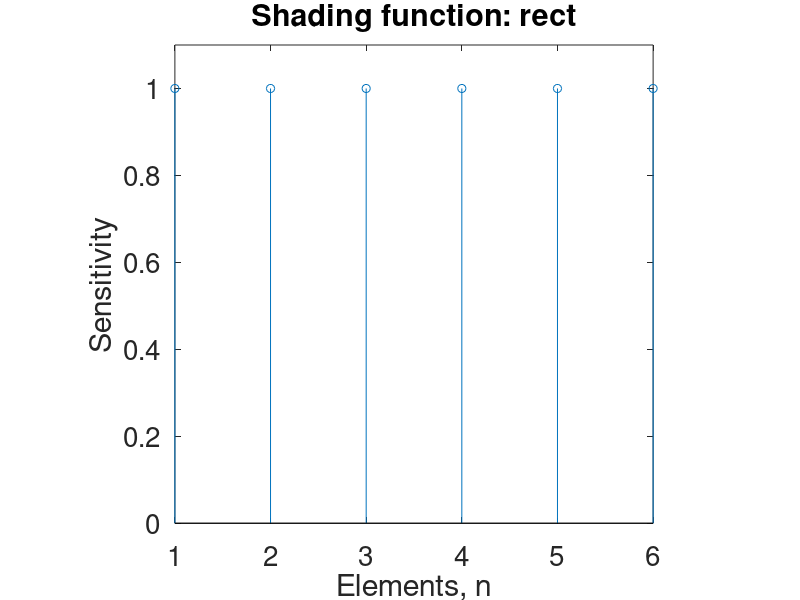
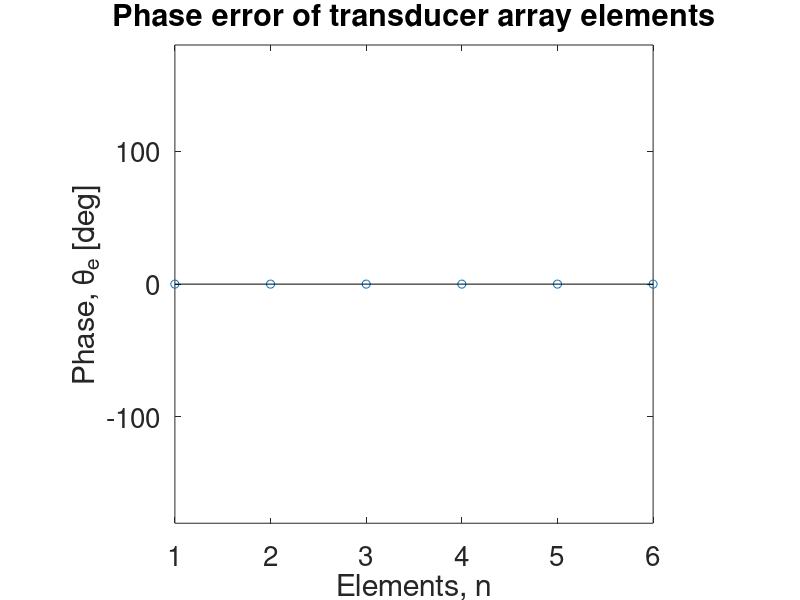
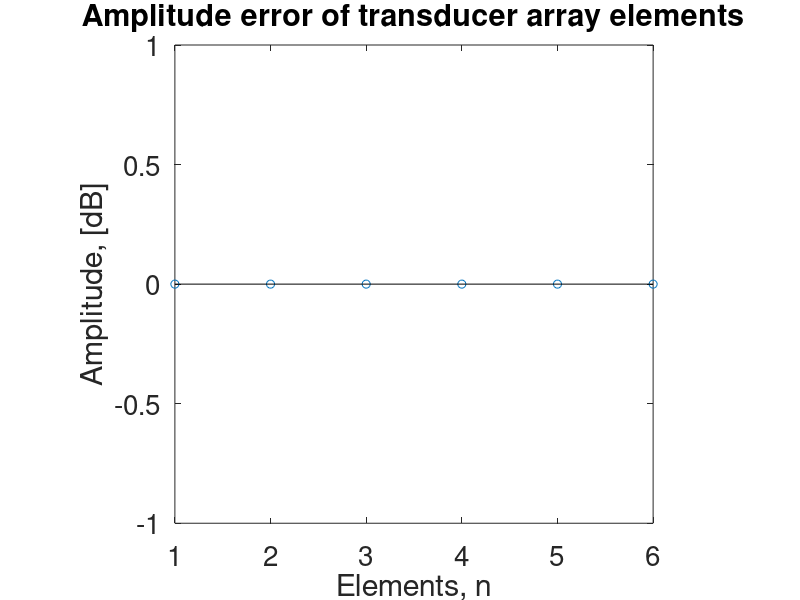
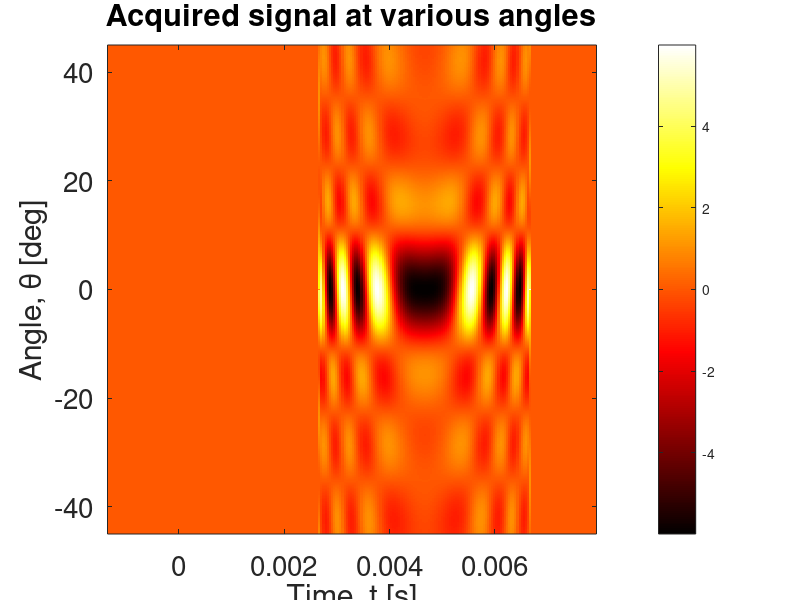

Reproduce these figures in MATLAB, in order. (Note: this script raises an error after producing the figures.)
%% TRANSDUCER DIRECTIVITY SIMULATION
% The script simulates the acquisition and processing of ultrasonic signals
% to calibrate the directivity of a single sonar transducer. A sonar
% transducer consists of 6 ceramic elements. This simulation investigates
% the effect of varying the amplitude weighting of individual elements on
% the directivity characteristics namely, the beamwidth and sidelobe levels


%% GENERAL OPTIONS
close all
clear all
clc

% Figure print options
szAxScale = 20;
szAxLabel = 20;
szAxLabel2 = 14;
figRes = '-r300';

% File output options
outpath = './';
filename = 'Radiation pattern';

% Beam pattern interpolation
beamInterp = 1;
interpFactor = 100;

% Near-field compensation option
nFieldComp = 0;

%% PULSE CONFIGURATION
c = 1500; % Speed of sound in water
fc = 420e3; %200e3;% Centre frequency in Hz
B = 5e3; % Signal bandwidth
B0 = B/2; % Baseband bandwidth
Tp = 4e-3; % Chirp pulse width
K = B0/Tp; % Chirp rate

beta = fc - B0;
lambda_c = c/fc; % Wavelength at the centre frequency
lambda_max = c/(fc - B0); % Maximum wavelength
lambda_min = c/(fc + B0); % Minimum wavelength

%% SAMPLING CONFIGURATION

% fs = 4*(fc+B0); % Temporal sampling rate
fs = 5*B;
dt = 1/fs; % Temporal sampling interval

%% ARRAY CONFIGURATION

N = 6; %100; % Number of elements in the array
d = 3.0e-3 + 0.1e-3;  %12.5e-3;  %20e-3;%10.6e-3;% 2*lambda_c; %Inter-element spacing
a = 3.0e-3;%d; % Element width
D = d*(N-1)+a; % Aperture size
phi_d = asind(0.88*lambda_c/D); % Divergence angle of a rectangular aperture

thetaScan_min = 2*asind(lambda_min/(2*d)); % Maximum scanning angle at highest frequency
thetaScan_c = 2*asind(lambda_c/(2*d)); % Maximum scanning angle at centre frequency
thetaScan_max = 2*asind(lambda_max/(2*d)); % Maximum scanning angle at lowest frequency
theta_s = 0; % Required steering angle

delta_tau = (d/c)*sind(theta_s); % Inter-element time delay for given steering angle
tau = delta_tau*(0:N-1); % Time delay vector

%% Array phase errors

pha_error_type = 'none';
phaErrorInt = [-pi/12 pi/12];

if strcmp(pha_error_type, 'none')
       phaErrorInt = [0 0];
end;
nFaultyElms = ceil(0.15*N); % Number of elements with phase errors

b1 = phaErrorInt(1);
b2 = phaErrorInt(2);

switch pha_error_type
    case 'none'
        pha_error = zeros(1,N); % No phase error on array
    case 'random'
        rng('shuffle');
        pha_error = b1 + (b2-b1)*rand(1,N); % Random phase errors within the specified interval
    case 'selected-random'
        rng('shuffle');
        faulty_elm = randi([1,N], nFaultyElms, 1);
        pherror = b1 + (b2-b1)*rand(1,nFaultyElms); % Random phase errors within the specified interval
        pha_error = zeros(1,N);
        pha_error(faulty_elm) = pherror;
    case 'equal'
        rng('shuffle');
        pha_error = (b1 + (b2-b1)*rand(1,1))*ones(1,N); % Random phase errors within the specified interval        
    otherwise
        pha_error = zeros(1,N); % No phase error on array
end;

figure('name','Phase error')
stem(1:N, (180/pi)*(pha_error));
title('Phase error of transducer array elements', 'fontsize', szAxLabel2)
xlabel('Elements, n', 'fontsize', szAxLabel)
ylabel('Phase, \theta_e [deg]', 'fontsize', szAxLabel)
ylim([-180 180]); xlim([1 N]);
h_fig=get(gcf,'CurrentAxes');
set(h_fig, 'fontsize', szAxScale);
axis 'square'

%% Array amplitude errors

amp_error_type = 'none';
ampErrorInt = [0.5 1];
b1 = ampErrorInt(1);
b2 = ampErrorInt(2);
nFaultyElms = ceil(0.15*N); % Number of elements with amplitude errors

if strcmp(amp_error_type, 'none')
       ampErrorInt = [1, 1];
end;
switch amp_error_type 
    case 'none'
        amp_error = ones(1,N); % No amplitude error on each transmit element
    case 'random'
        rng('shuffle');        
        amp_error = b1+(b2-b1)*rand(1,N); % Random amplitude error on transmit elements
    case 'selected-random'
        rng('shuffle');
        faulty_elm = randi([1,N], nFaultyElms, 1);
        aperror = b1 + (b2-b1)*rand(1,nFaultyElms); % Random amplitude errors within the specified interval
        amp_error = ones(1,N);
        amp_error(faulty_elm) = aperror;
    otherwise
        amp_error = ones(1,N); % No amplitude error on each transmit element
end;

% figure('name','Amplitude error')
% stem(1:N, amp_error);
% title('Amplitude error of transducer array elements', 'fontsize', szAxLabel2)
% xlabel('Elements, n', 'fontsize', szAxLabel)
% ylabel('Amplitude', 'fontsize', szAxLabel)
% ylim([0 2]); xlim([1 N]);
% h_fig=get(gcf,'CurrentAxes');
% set(h_fig, 'fontsize', szAxScale);
% axis 'square'

figure('name','Amplitude error in dB')
stem(1:N, 20*log10(amp_error));
title('Amplitude error of transducer array elements', 'fontsize', szAxLabel2)
xlabel('Elements, n', 'fontsize', szAxLabel)
ylabel('Amplitude, [dB]', 'fontsize', szAxLabel)
xlim([1 N]);
h_fig=get(gcf,'CurrentAxes');
set(h_fig, 'fontsize', szAxScale);
axis 'square'

%% Array shading function
shading_function = 'rect';

% Optimum combination: [0.3, 0.68, 1.0, 1.0, 0.68, 0.3]
elm1 = 0.3;
elm2 = 0.68;
elm3 = 1.0;
elm4 = elm3;
elm5 = elm2; 
elm6 = elm1;

switch shading_function
    case 'rect'
        w = ones(1,N);
    case 'hamming';
        w = hamming(N);
    case 'hann'
        w = hann(N);
    case 'blackman-harris'
        w = window(@blackmanharris,N);
    case 'triangle'
        w = window(@triang, N);
    case 'chebyshev'
        w = window(@chebwin, N, 100);
    case 'custom'
        w = [elm1, elm2, elm3, elm4, elm5, elm6];
    otherwise
        w = ones(1,N);
end;

figure('name','Shading function')
stem(1:N, w);
title(['Shading function: ', shading_function], 'fontsize', szAxLabel)
xlabel('Elements, n', 'fontsize', szAxLabel)
ylabel('Sensitivity', 'fontsize', szAxLabel)
ylim([0 1.1]); xlim([1 N]);
h_fig=get(gcf,'CurrentAxes');
set(h_fig, 'fontsize', szAxScale);
axis 'square';
print('-dpng', '-r300', './Shading function')


%% SIMULATION PARAMETERS AND VECTORS

rFarField = D.^2/(lambda_c); % Far field distance
rFarField_min = D.^2/(lambda_max);
rFarField_max = D.^2/(lambda_min);

rSensing = 4; % Simulation range
rFocus = rSensing; % Focusing range for near field distance
dtheta = 0.05; % Angular acquisition interval in degrees
theta_start = -45;
theta_end = 45;
theta_scan = theta_end - theta_start;
m = ceil(theta_scan/dtheta); % Number of angular bins
vecTheta = theta_start + dtheta*(0:m-1); % Angular vector

Ts = rSensing/c - Tp; % Sampling start time
Te = rSensing/c + Tp*1.3; % Sampling end time
n = 2*ceil((Te - Ts)/(2*dt)); % Number of time samples
t = Ts + dt*(0:n-1); % Time vector

df = 1/(n*dt); % Frequency interval
f = df*(0:n-1); % Frequency vector

%% SIMULATION
%% The transmitted signal
td = t-Ts;
pha = 2*pi*(beta*td + K*td.^2);
pt = exp(1j*pha).*(td>=0 & td <= Tp);

% figure('name','The transmitted pulse in the time domain')
% plot(td,real(pt))
% title('Transmitted pulse', 'fontsize', szAxLabel)
% xlabel('Time, t [s]', 'fontsize', szAxLabel)
% ylabel('Amplitude (Real), p(t)', 'fontsize', szAxLabel)
% h_fig=get(gcf,'CurrentAxes');
% set(h_fig, 'fontsize', szAxScale);
% axis 'square'
% 
% figure('name','The magnitude spectrum of transmitted pulse')
% plot(f, abs((fft(pt))))
% title('Magnitude spectrum of transmitted pulse', 'fontsize', szAxLabel)
% xlabel('Frequency, f [Hz]', 'fontsize', szAxLabel)
% ylabel('Magnitude, |P(f)|', 'fontsize', szAxLabel)
% h_fig=get(gcf,'CurrentAxes');
% set(h_fig, 'fontsize', szAxScale);
% axis 'square'; axis tight
% 
pt = pt.*exp(-1j*2*pi*fc*t); % Basebanding the transmitted signal

% figure('name','The baseband transmitted pulse in the time domain')
% plot(td,real(pt))
% title('Basebanded transmitted pulse', 'fontsize', szAxLabel)
% xlabel('Time, t [s]', 'fontsize', szAxLabel)
% ylabel('Amplitude (Real), p(t)', 'fontsize', szAxLabel)
% h_fig=get(gcf,'CurrentAxes');
% set(h_fig, 'fontsize', szAxScale);
% axis 'square'
% 
% figure('name','The magnitude spectrum of transmitted pulse')
% plot(df*(-n/2:n/2-1), abs(fftshift((fft(pt)))))
% title('Magnitude spectrum of basebanded transmitted pulse', 'fontsize', szAxLabel)
% xlabel('Frequency, f [Hz]', 'fontsize', szAxLabel)
% ylabel('Magnitude, |P(f)|', 'fontsize', szAxLabel)
% h_fig=get(gcf,'CurrentAxes');
% set(h_fig, 'fontsize', szAxScale);
% axis 'square'; axis tight

%% The received signal

st = zeros(m,n);
fprintf('Simulating the received signal at a distance of %0.2f m from array...\n', rSensing);
for i = 1:m
    i
    for k = -N/2:N/2-1
        R = (rSensing.^2+(k*d).^2 - 2*rSensing*(k*d)*cosd(90 - vecTheta(i))).^0.5;
        
        % The total time delay consists of the wave propagation delay and 
        % the beam-steering delay for the given element
        td = t - tau(k+N/2+1) - R/c;
        
        % Extra time delay for near-field compensation
        if nFieldComp == 1
            td = td + (((k*d).^2/(2*rFocus))/c);
        end;
        
        pha = 2*pi*(beta*td + K*td.^2);
        
        sti = (amp_error(k+N/2+1) * exp(1j*pha_error(k+N/2+1)) * w(k+N/2+1) * exp(1j*pha) .*(td >= 0 & td <= Tp) );
        
        st(i,:) = st(i,:) + sti;
    end;
    
    st(i,:) = st(i,:).*exp(-1j*2*pi*fc*t);
end;
fprintf('Simulation complete...\n');

theta_slice = theta_s;
theta_bin = ceil((theta_slice - theta_start)/dtheta)+1;

% figure
% plot( t, real(st(theta_bin,:)) );
% title(['Received signal at \theta = ',num2str(theta_slice),'^o'], 'fontsize', szAxLabel)
% xlabel('Time, t [s]', 'fontsize', szAxLabel)
% ylabel('Amplitude', 'fontsize', szAxLabel)
% h_fig=get(gcf,'CurrentAxes');
% set(h_fig, 'fontsize', szAxScale);
% axis 'square'

% figure('name','The magnitude spectrum of received signal at theta = 0')
% plot(f, abs((fft(st(theta_bin,:)))))
% title(['Magnitude spectrum of received signal at \theta = ', num2str(theta_slice), '^o'], 'fontsize', szAxLabel)
% xlabel('Frequency, f [Hz]', 'fontsize', szAxLabel)
% ylabel('Magnitude, |S(f)|', 'fontsize', szAxLabel)
% h_fig=get(gcf,'CurrentAxes');
% set(h_fig, 'fontsize', szAxScale);
% axis 'square'; axis tight

G = real(st);
figure('name','Acquired ultrasound data')
colormap(hot(256))
imagesc(t,vecTheta,G);
title('Acquired signal at various angles', 'fontsize', szAxLabel2)
axis 'square'; axis 'xy'; colorbar;
xlabel('Time, t [s]', 'fontsize', szAxLabel)
ylabel('Angle, \theta [deg]', 'fontsize', szAxLabel)
h_fig=get(gcf,'CurrentAxes');
set(h_fig, 'fontsize', szAxScale);

%% RECEIVED SIGNAL PROCESSING
% A matched filter is used to compress the received signal at the sensing
% range.

f = df*(-n/2:n/2-1);

s0b = pt;
fs0b = fty(s0b).*exp(-1j*2*pi*f*(rSensing/c - Ts));

fsb = fty(st);
fsmb = fsb.*(ones(m,1)*conj(fs0b)); % Matched filtering and windowing
fsmb = fsmb.*(ones(m,1)*(abs(f) <= B0));
smb = ifty(fsmb);

tm=(rSensing/c)+dt*(-n/2:n/2-1); % Fast-time array after matched filtering

G=abs(smb);
xg=max(max(G)); ng=min(min(G)); cg=255/(xg-ng);

figure('name', 'SAS signal after range compression')
colormap(hot(256))
imagesc(c*tm, vecTheta, G);
title('Pressure intensity variation with angle at the sensing range', 'fontsize', szAxLabel2)
xlabel('Range, ct [m]', 'fontsize', szAxLabel)
ylabel('Angle, \theta [deg]','fontsize', szAxLabel)
h_fig=get(gcf,'CurrentAxes');
set(h_fig, 'fontsize', szAxScale);
axis('square'); axis('xy'); colorbar

figure('name','Received signal at boresight after matched filtering');
plot(c*tm, G(theta_bin,:))
title(['Magnitude of match filtered signal at \theta = ', num2str(theta_slice), '^o'], 'fontsize', szAxLabel)
xlabel('Range, ct [m]', 'fontsize', szAxLabel)
ylabel('Amplitude, s_m(t)', 'fontsize', szAxLabel)
h_fig=get(gcf,'CurrentAxes');
set(h_fig, 'fontsize', szAxScale);
axis 'square'; axis tight

%% BEAM PATTERN EXTRACTION
% The values of the processed signal over the scan angle at the sensing
% range are extracted.

act_Beam = abs(smb(:,n/2+1)).';
act_Beam_normalised = act_Beam./max(act_Beam);
act_Beam_dB = 20*log10(act_Beam_normalised);
threedB_level = -3;

if beamInterp == 1
    interpBeam = real(interp(act_Beam,interpFactor));
    interpBeamNorm = interpBeam./max(interpBeam);
    interpBeamdB = 20*log10(interpBeamNorm);
    newVecTheta = theta_start + (dtheta)/interpFactor*(0:length(interpBeam)-1); % Angular vector

    figure('name','Measured radiation pattern - dB scale')
    plot(newVecTheta, interpBeamdB)
    title(['Radiation pattern at R = ',num2str(rSensing),'m (Far-field distance = ',num2str(rFarField,4),'m)',char(10),' with amp-error = ', num2str(20*log10(ampErrorInt(1)),2), 'dB; phase-error = +-', num2str(180/pi*phaErrorInt(2)), '^o; window = ', shading_function ], 'fontsize', szAxLabel2)
    xlabel('Angle, \theta [deg]', 'fontsize', szAxLabel)
    ylabel('Normalized level, [dB]', 'fontsize', szAxLabel)
    axis 'square'; axis 'tight';
    h_fig=get(gcf,'CurrentAxes');
    set(h_fig, 'fontsize', szAxScale);
    print('-dpdf', figRes, [outpath filename])
    print('-dpng', figRes, [outpath filename])

    figure('name','Measured radiation pattern - Polar plot')
    polar(newVecTheta*pi/180, interpBeamNorm)
    title(['Radiation pattern at ', num2str(rSensing,3), ' m'], 'fontsize', szAxLabel)
    axis 'square'; %axis tight
    h_fig=get(gcf,'CurrentAxes');
    set(h_fig, 'fontsize', szAxScale);
    
    threedB_points = [ newVecTheta(find(real(interpBeamdB) >= threedB_level, 1, 'first')),...
        newVecTheta(find(real(interpBeamdB) >= threedB_level, 1, 'last')) ];
    beamwidth = threedB_points(2) - threedB_points(1);

    fprintf('Theoretical beamwidth = %.2f deg\n', phi_d);
    fprintf('Measured beamwidth = %.2f deg\n', beamwidth);
else
    figure('name','Measured radiation pattern without interpolation')
    plot(vecTheta, act_Beam_dB)
    title(['Radiation pattern at R = ',num2str(rSensing),'m (Far-field distance = ',num2str(rFarField,4),'m) with amp-error = ', num2str(20*log10(ampErrorInt(1)),2), 'dB;', char(10),'phase-error = +-', num2str(180/pi*phaErrorInt(2)), '^o; window = ', shading_function ], 'fontsize', szAxLabel2)
    xlabel('Angle, \theta [deg]', 'fontsize', szAxLabel)
    ylabel('Normalized level, [dB]', 'fontsize', szAxLabel)
    axis 'square'; axis 'tight'
    h_fig=get(gcf,'CurrentAxes');
    set(h_fig, 'fontsize', szAxScale);
    print('-dpdf', figRes, [outpath filename])
    print('-dpng', figRes, [outpath filename])

    figure('name','Measured radiation pattern - Polar plot')
    polar(vecTheta*pi/180, act_Beam_normalised)
    title(['Radiation pattern at ', num2str(rSensing,3), ' m'], 'fontsize', szAxLabel)
    axis 'square'; %axis tight
    h_fig=get(gcf,'CurrentAxes');
    set(h_fig, 'fontsize', szAxScale);
    
    threedB_points = [ vecTheta(find(act_Beam_dB >= threedB_level, 1, 'first')),...
        vecTheta(find(act_Beam_dB >= threedB_level, 1, 'last')) ];
    beamwidth = threedB_points(2) - threedB_points(1);

    fprintf('Theoretical beamwidth = %.2f deg\n', phi_d);
    fprintf('Measured beamwidth = %.2f deg\n', beamwidth);    
end;

if nFieldComp == 1
    focusingDepth = [1/(1/rFocus+1/rFarField) 1/(1/rFocus - 1/rFarField)];
    fprintf('Depth of focus: %.2f m to %.2f m\n', focusingDepth(1), focusingDepth(2));
end;